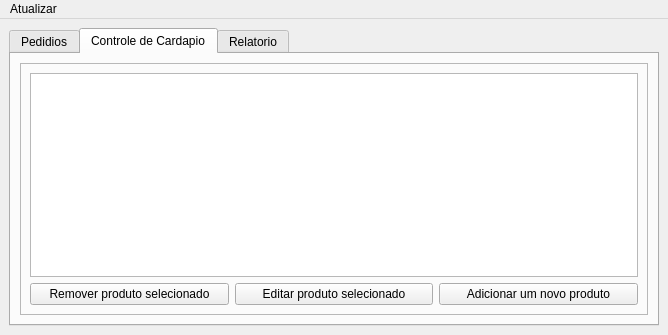
<?xml version="1.0" encoding="UTF-8"?>
<ui version="4.0">
 <class>MainWindow</class>
 <widget class="QMainWindow" name="MainWindow">
  <property name="geometry">
   <rect>
    <x>0</x>
    <y>0</y>
    <width>668</width>
    <height>335</height>
   </rect>
  </property>
  <property name="windowTitle">
   <string>Home</string>
  </property>
  <widget class="QWidget" name="centralwidget">
   <layout class="QHBoxLayout" name="horizontalLayout_5">
    <item>
     <widget class="QTabWidget" name="tabWidget">
      <property name="currentIndex">
       <number>1</number>
      </property>
      <widget class="QWidget" name="tab_pedido_andamento">
       <attribute name="title">
        <string>Pedidios</string>
       </attribute>
       <layout class="QHBoxLayout" name="horizontalLayout_4">
        <item>
         <widget class="QFrame" name="frame_2">
          <property name="frameShape">
           <enum>QFrame::StyledPanel</enum>
          </property>
          <property name="frameShadow">
           <enum>QFrame::Raised</enum>
          </property>
          <layout class="QVBoxLayout" name="verticalLayout_3">
           <item>
            <widget class="QListView" name="lst_todos_pedidos_2"/>
           </item>
           <item>
            <layout class="QHBoxLayout" name="horizontalLayout_3">
             <item>
              <widget class="QPushButton" name="pushButton_3">
               <property name="text">
                <string>Finalizar Pedido</string>
               </property>
              </widget>
             </item>
             <item>
              <widget class="QPushButton" name="pushButton_4">
               <property name="text">
                <string>Cancelar Pedido</string>
               </property>
              </widget>
             </item>
            </layout>
           </item>
          </layout>
         </widget>
        </item>
       </layout>
      </widget>
      <widget class="QWidget" name="tab_controle_cardapio">
       <attribute name="title">
        <string>Controle de Cardapio</string>
       </attribute>
       <layout class="QHBoxLayout" name="horizontalLayout_2">
        <item>
         <widget class="QFrame" name="frame">
          <property name="frameShape">
           <enum>QFrame::StyledPanel</enum>
          </property>
          <property name="frameShadow">
           <enum>QFrame::Raised</enum>
          </property>
          <layout class="QVBoxLayout" name="verticalLayout">
           <item>
            <widget class="QListView" name="lst_todos_produtos">
             <property name="editTriggers">
              <set>QAbstractItemView::NoEditTriggers</set>
             </property>
             <property name="viewMode">
              <enum>QListView::ListMode</enum>
             </property>
            </widget>
           </item>
           <item>
            <layout class="QHBoxLayout" name="horizontalLayout">
             <item>
              <widget class="QPushButton" name="pushButton_remover_produto">
               <property name="text">
                <string>Remover produto selecionado</string>
               </property>
              </widget>
             </item>
             <item>
              <widget class="QPushButton" name="pushButton_editar_produto">
               <property name="text">
                <string>Editar produto selecionado</string>
               </property>
              </widget>
             </item>
             <item>
              <widget class="QPushButton" name="pushButton_adicionar_produto">
               <property name="text">
                <string>Adicionar um novo produto</string>
               </property>
              </widget>
             </item>
            </layout>
           </item>
          </layout>
         </widget>
        </item>
       </layout>
      </widget>
      <widget class="QWidget" name="tab_relatorio">
       <attribute name="title">
        <string>Relatorio</string>
       </attribute>
       <layout class="QVBoxLayout" name="verticalLayout_6"/>
      </widget>
     </widget>
    </item>
   </layout>
  </widget>
  <widget class="QMenuBar" name="menuBar">
   <property name="geometry">
    <rect>
     <x>0</x>
     <y>0</y>
     <width>668</width>
     <height>24</height>
    </rect>
   </property>
   <widget class="QMenu" name="menuAtualizar">
    <property name="title">
     <string>Atualizar</string>
    </property>
    <addaction name="actionAtualizar_dados_do_Cardapio"/>
    <addaction name="actionAtualizar_dados_dos_pedidos"/>
   </widget>
   <addaction name="menuAtualizar"/>
  </widget>
  <action name="actionAtualizar_dados_do_Cardapio">
   <property name="text">
    <string>Atualizar dados do Cardapio</string>
   </property>
  </action>
  <action name="actionAtualizar_dados_dos_pedidos">
   <property name="text">
    <string>Atualizar dados dos pedidos</string>
   </property>
  </action>
 </widget>
 <resources/>
 <connections/>
</ui>
